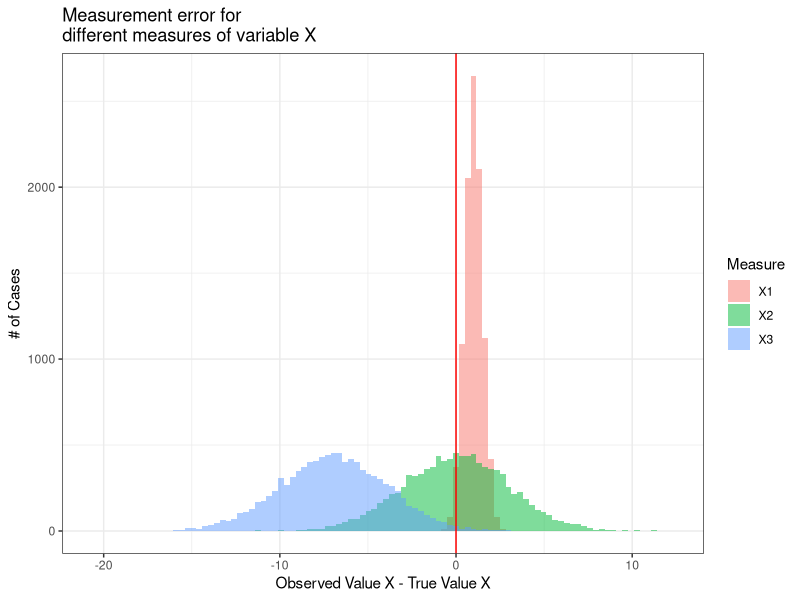

Recreate this plot in R.
## ---- chunk 1
knitr::opts_chunk$set(echo = FALSE)
require(haven)
require(data.table)
require(ggplot2)
require(magrittr)
## ---- chunk 2
require(ggplot2)
n = 10000
x1 = rnorm(n, 0, 0.5) + 1
x2 = rnorm(n, 0, 3)
x3 = rnorm(n, -7, 3)
plot_data = data.frame(Measure = rep(paste0("X",1:3), each = n), value = c(x1, x2, x3))
xlims = range(c(x1,x2, x3))
ggplot(plot_data, aes(value, fill = Measure)) + 
  geom_histogram(bins = 100, alpha = 0.5, position = 'identity') +
  labs(title = 'Measurement error for\ndifferent measures of variable X') + xlab("Observed Value X - True Value X") + ylab("# of Cases") + 
  theme_bw() +
  geom_vline(xintercept = 0, colour = 'red')
